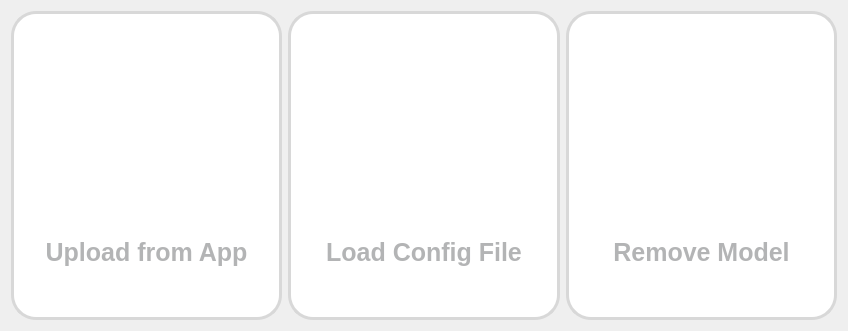
<?xml version="1.0" encoding="UTF-8"?>
<ui version="4.0">
 <class>ModelLoaderDialog</class>
 <widget class="QDialog" name="ModelLoaderDialog">
  <property name="geometry">
   <rect>
    <x>0</x>
    <y>0</y>
    <width>848</width>
    <height>331</height>
   </rect>
  </property>
  <property name="windowTitle">
   <string>Model Loader</string>
  </property>
  <property name="styleSheet">
   <string notr="true">QWidget {
	font: 11pt &quot;Alibaba PuHuiTi 2.0&quot;;
}</string>
  </property>
  <property name="modal">
   <bool>false</bool>
  </property>
  <layout class="QHBoxLayout" name="horizontalLayout">
   <item>
    <widget class="QPushButton" name="uploadButton">
     <property name="sizePolicy">
      <sizepolicy hsizetype="Preferred" vsizetype="Preferred">
       <horstretch>0</horstretch>
       <verstretch>0</verstretch>
      </sizepolicy>
     </property>
     <property name="styleSheet">
      <string notr="true">QPushButton {
	background-image: url(:/res/file_upload.png);
	background-origin: content;
	background-position: top;
	background-repeat: no-repeat;

	text-align: bottom;
	padding-bottom: 50px;
	font-size: 25px;
	color: #D8D8D8;

	background-color: white;
	border: 3px solid #D8D8D8;
	border-radius: 25px;
	color: #B3B4B5;
	font-weight: bold;
}

QPushButton:hover {
	background-color: #D8D8D8;
	color: #262626;
}

QPushButton:pressed, QPushButton:checked {
	background-color: #DFF3FC;
	color: #262626;
	border: 0;
}</string>
     </property>
     <property name="text">
      <string>Upload from App</string>
     </property>
     <property name="iconSize">
      <size>
       <width>60</width>
       <height>60</height>
      </size>
     </property>
    </widget>
   </item>
   <item>
    <widget class="QPushButton" name="openFileButton">
     <property name="sizePolicy">
      <sizepolicy hsizetype="Preferred" vsizetype="Preferred">
       <horstretch>0</horstretch>
       <verstretch>0</verstretch>
      </sizepolicy>
     </property>
     <property name="styleSheet">
      <string notr="true">QPushButton {
	background-image: url(:/res/file.png);
	background-origin: content;
	background-position: top;
	background-repeat: no-repeat;

	text-align: bottom;
	padding-bottom: 50px;
	font-size: 25px;
	color: #D8D8D8;

	background-color: white;
	border: 3px solid #D8D8D8;
	border-radius: 25px;
	color: #B3B4B5;
	font-weight: bold;
}

QPushButton:hover {
	background-color: #D8D8D8;
	color: #262626;
}

QPushButton:pressed, QPushButton:checked {
	background-color: #DFF3FC;
	color: #262626;
	border: 0;
}</string>
     </property>
     <property name="text">
      <string>Load Config File</string>
     </property>
     <property name="iconSize">
      <size>
       <width>60</width>
       <height>60</height>
      </size>
     </property>
    </widget>
   </item>
   <item>
    <widget class="QPushButton" name="removeButton">
     <property name="sizePolicy">
      <sizepolicy hsizetype="Preferred" vsizetype="Preferred">
       <horstretch>0</horstretch>
       <verstretch>0</verstretch>
      </sizepolicy>
     </property>
     <property name="styleSheet">
      <string notr="true">QPushButton {
	background-image: url(:/res/remove.png);
	background-origin: content;
	background-position: top;
	background-repeat: no-repeat;

	text-align: bottom;
	padding-bottom: 50px;
	font-size: 25px;
	color: #D8D8D8;

	background-color: white;
	border: 3px solid #D8D8D8;
	border-radius: 25px;
	color: #B3B4B5;
	font-weight: bold;
}

QPushButton:hover {
	background-color: #D8D8D8;
	color: #262626;
}

QPushButton:pressed, QPushButton:checked {
	background-color: #DFF3FC;
	color: #262626;
	border: 0;
}</string>
     </property>
     <property name="text">
      <string>Remove Model</string>
     </property>
     <property name="iconSize">
      <size>
       <width>60</width>
       <height>60</height>
      </size>
     </property>
    </widget>
   </item>
  </layout>
 </widget>
 <resources/>
 <connections/>
</ui>
